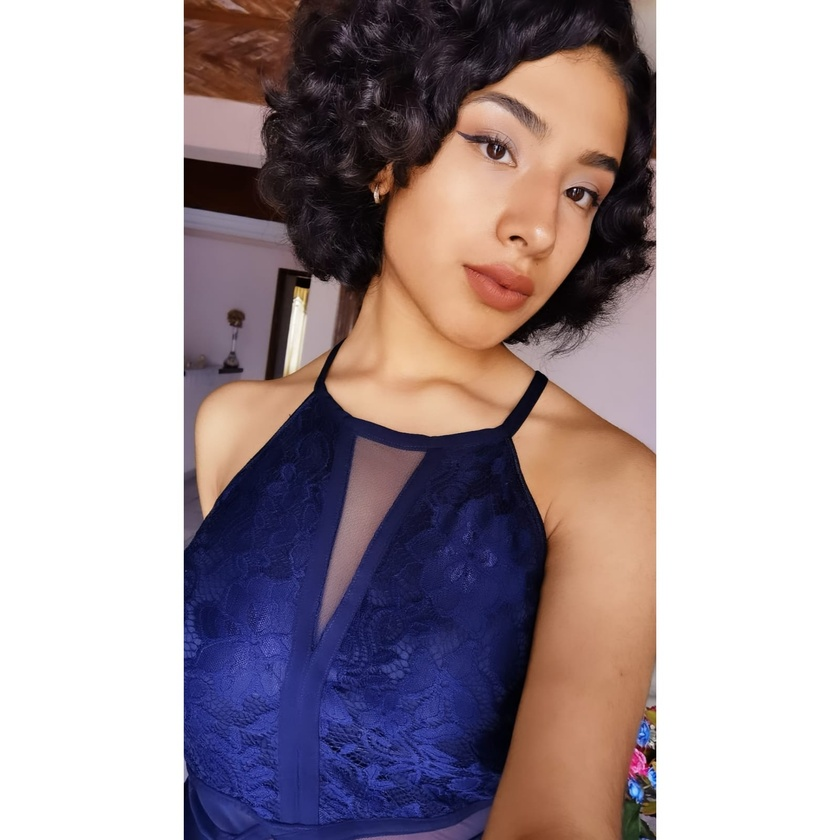
#> input picture Semestres/Aprendizaje Máquina/codigos/datasets/Blue1.jpeg, 840 x 840 px, shrunk from 1600 x 1600 before the run, found by its file name
$ jupyter execute --allow-errors OpenCV-mariposa.ipynb
#> lines starting #> are read from the running program, lines starting #| are printed output that depends on the picture; after the words box and inside, x2 and y2 are one past the last pixel; in counts of white or black regions, pixels touching at a corner belong together
[cell 1]
import matplotlib.pyplot as plt
import matplotlib.image as mpimg
from mpl_toolkits.mplot3d import Axes3D
import numpy as np
import cv2

[cell 2]
img = cv2.imread('../datasets/Blue1.jpeg')
#> img is the input picture: shape (840, 840, 3); mean B, G, R 162.1, 157.2, 169.7
img = cv2.cvtColor(img, cv2.COLOR_BGR2RGB) #convertir color [viene en cv]
plt.figure()
plt.imshow(img)
plt.show()

[cell 3]
img.shape #nos dice que es un arreglo tridimensional

[cell 4]
nrows, ncols, nch = img.shape #nch = canales (RGB)
hsv = cv2.cvtColor(img,cv2.COLOR_RGB2HSV)
#> hsv: shape (840, 840, 3); mean H, S, V 48.3, 68.1, 180.8

lower = np.array([90,50,50]) #Hue, saturation, value [https://upload.wikimedia.org/wikipedia/commons/thumb/4/4e/HSV_color_solid_cylinder.png/1200px-HSV_color_solid_cylinder.png]
upper = np.array([130,255,255])
mask_range = cv2.inRange(hsv,lower,upper) #detectamos máscara (los que sí son azules los pone de blanco (sí cumplen))
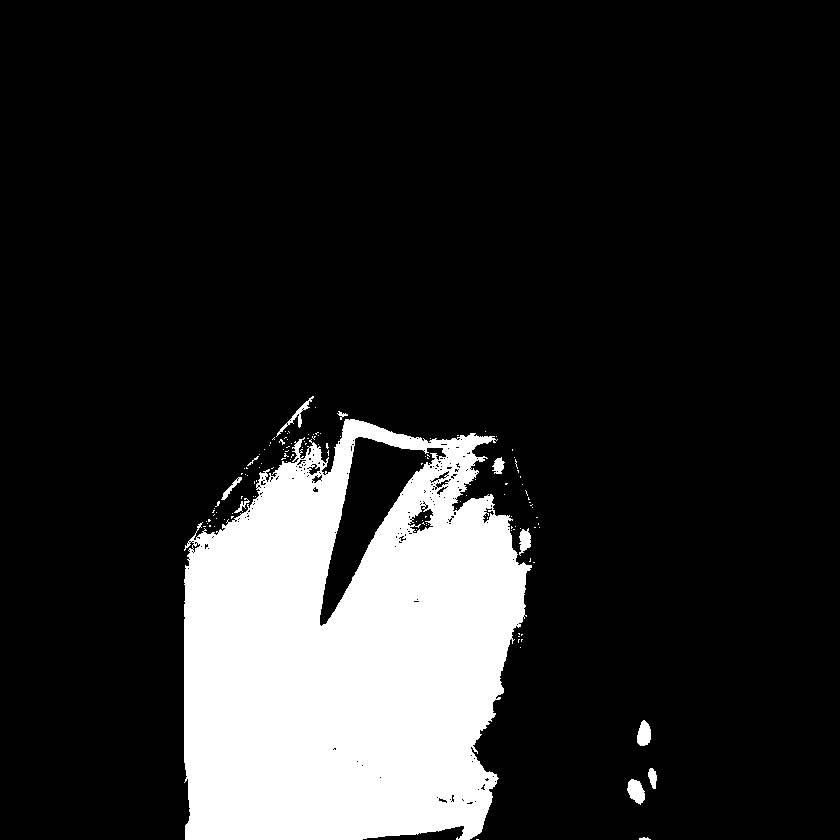
#> mask_range: shape (840, 840); 15.7% white; 128 white regions (116 under 20 px), largest, box (x1, y1, x2, y2) and area: (184, 419, 532, 840) 108987, (627, 779, 645, 805) 314, (637, 720, 651, 746) 276
img_mask = cv2.bitwise_and(img, img, mask=mask_range)
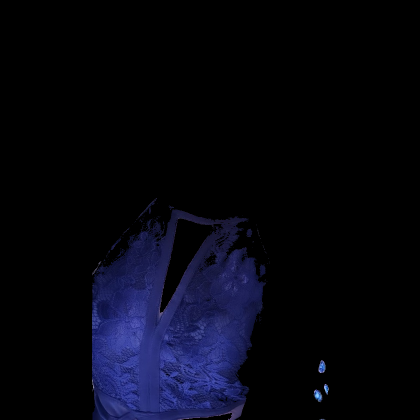
#> img_mask: shape (840, 840, 3) (shown at 1/2 size); mean R, G, B 5.5, 6.2, 15.9

print(mask_range.shape)
#| (840, 840)
print(np.unique(mask_range))
#| [  0 255]

plt.figure(figsize=(15,5))
plt.subplot(1,4,1)
plt.imshow(img)
plt.subplot(1,4,2)
plt.imshow(hsv) #espera rgb y recibe hsv, por eso se ve raro
plt.subplot(1,4,3)
plt.imshow(mask_range, cmap='gray') #mapa establecido en escala de grises
plt.subplot(1,4,4)
plt.imshow(img_mask) #muestra los que cumplen en mask_range a color
plt.show()
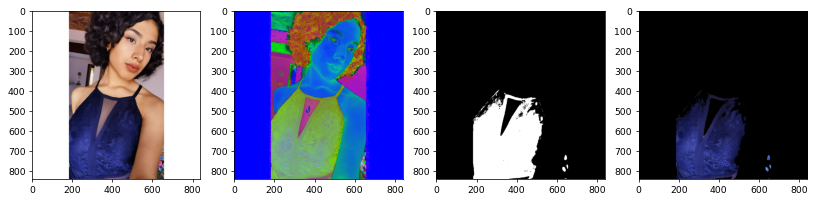
#> figure drawn by matplotlib, 4 panels

[cell 5]
gray = cv2.cvtColor(img, cv2.COLOR_RGB2GRAY)
img_gray = np.zeros_like(img)

#escala de grises de 1 canal a 3 canales
img_gray[:,:,0] = gray #mismos valores en la escala de grises
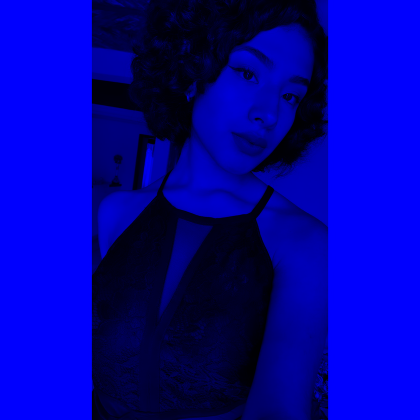
#> img_gray: shape (840, 840, 3) (shown at 1/2 size); mean of channels 0, 1, 2 161.5, 0, 0; drawn as B, G, R
img_gray[:,:,1] = gray
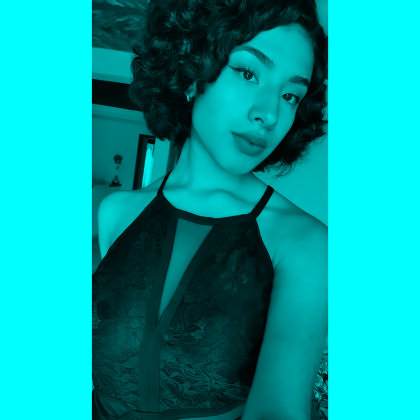
#> img_gray: shape (840, 840, 3) (shown at 1/2 size); mean of channels 0, 1, 2 161.5, 161.5, 0; drawn as B, G, R
img_gray[:,:,2] = gray

print('img -> img', img.shape)
#| img -> img (840, 840, 3)
print('gray -> colors', gray.shape) # sólo un canal 0=negro, 1=blanco
#| gray -> colors (840, 840)
print('img_gray ->shirtNew', img_gray.shape) #img_gray[X,Y,¿R o G o B?]  ¡3 CANALES!
#| img_gray ->shirtNew (840, 840, 3)
gray_mask = cv2.bitwise_and(img_gray,img_gray, mask= ~mask_range)
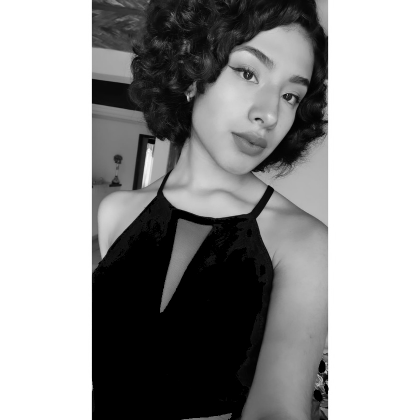
#> gray_mask: shape (840, 840, 3) (shown at 1/2 size); min 0, max 255, mean 154.4

plt.figure(figsize=(15,5))
plt.subplot(1,2,1)
plt.imshow(img_gray, cmap='gray')
plt.subplot(1,2,2)
plt.imshow(gray_mask)
plt.show()

[cell 6]
#SUMAR IMAGENES
img_final = img_mask + gray_mask
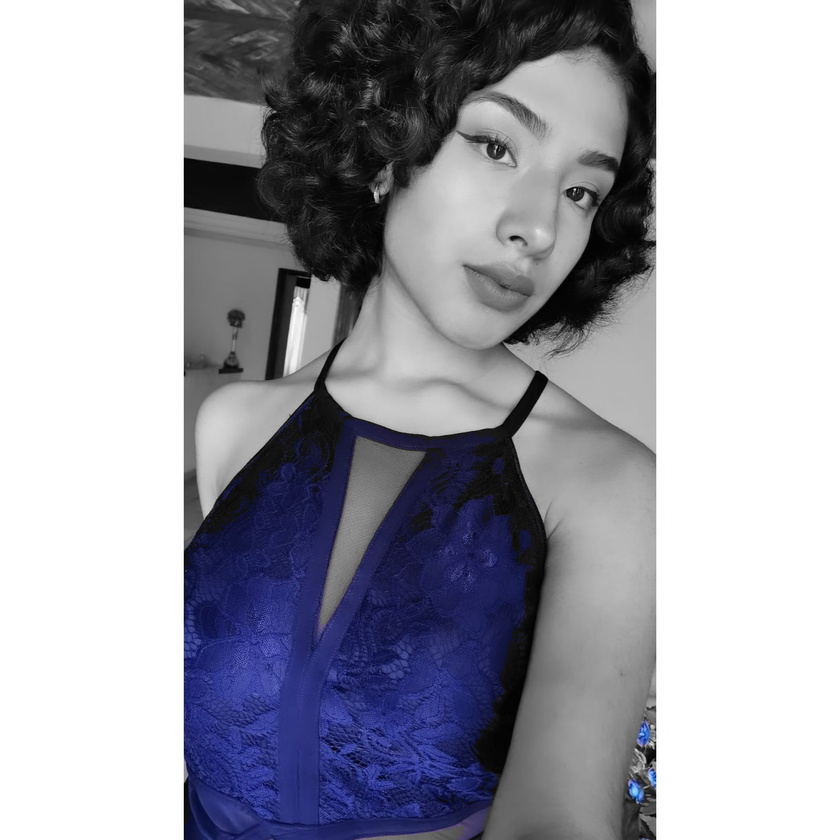
#> img_final: shape (840, 840, 3); mean R, G, B 159.9, 160.6, 170.3

plt.figure(figsize=(15,5))
plt.subplot(1,4,1)
plt.imshow(img)
plt.subplot(1,4,2)
plt.imshow(img_mask) #espera rgb y recibe hsv, por eso se ve raro
plt.subplot(1,4,3)
plt.imshow(gray_mask) #mapa establecido en escala de grises
plt.subplot(1,4,4)
plt.imshow(img_final) #muestra los que cumplen en mask_range a color
plt.show()

$ run again, with Semestres/Aprendizaje Máquina/codigos/datasets/Blue2.jpeg copied over Semestres/Aprendizaje Máquina/codigos/datasets/Blue1.jpeg
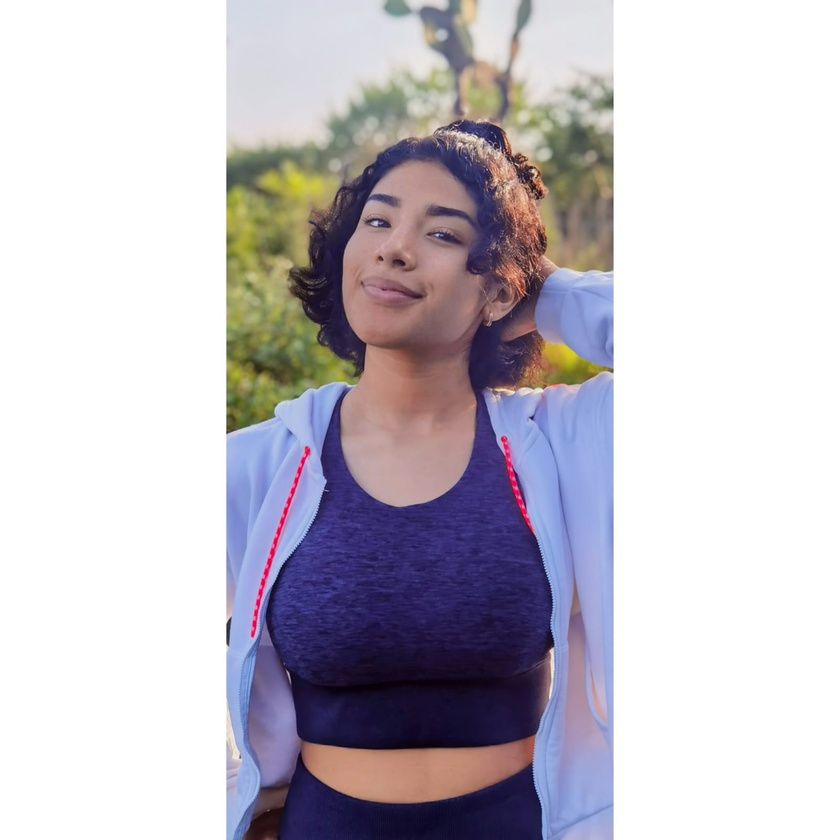
#> input picture Semestres/Aprendizaje Máquina/codigos/datasets/Blue2.jpeg, 840 x 840 px, shrunk from 1600 x 1600 before the run, found by its file name
#> img is the input picture: shape (840, 840, 3); mean B, G, R 199.3, 190.9, 195.4
#> hsv: shape (840, 840, 3); mean H, S, V 43.2, 43, 207.1
#> `mask_range = cv2.inRange(hsv,lower,upper)`:
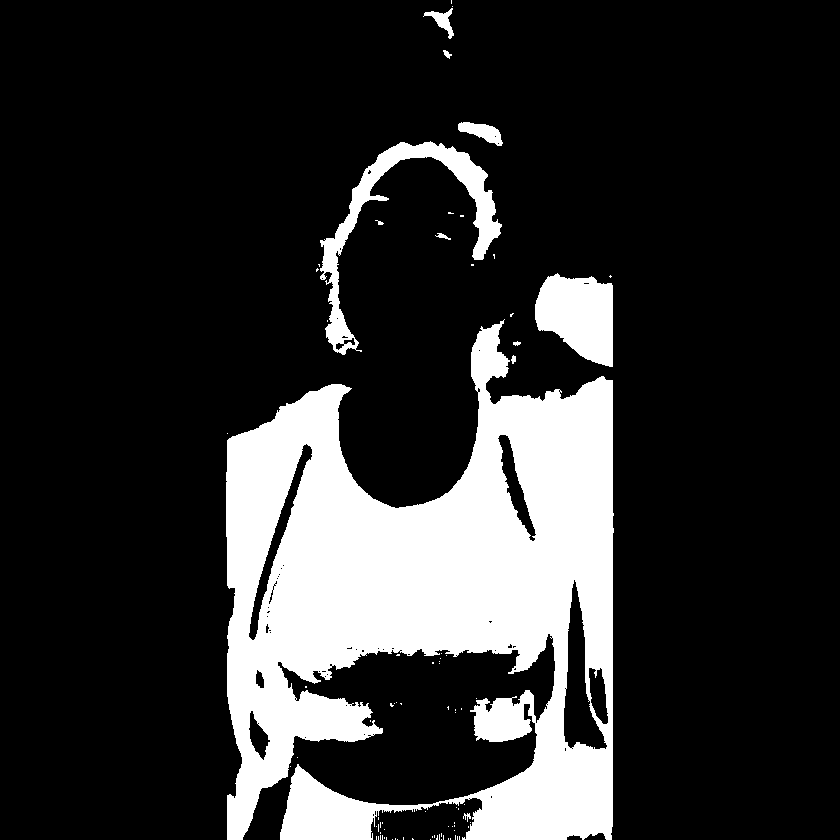
#> mask_range: shape (840, 840); 18.5% white; 85 white regions (74 under 20 px), largest, box (x1, y1, x2, y2) and area: (226, 319, 614, 840) 117598, (320, 141, 502, 355) 6382, (535, 273, 613, 367) 5279
#| (840, 840)
#| [  0 255]
#| img -> img (840, 840, 3)
#| gray -> colors (840, 840)
#| img_gray ->shirtNew (840, 840, 3)
#> `img_final = img_mask + gray_mask`:
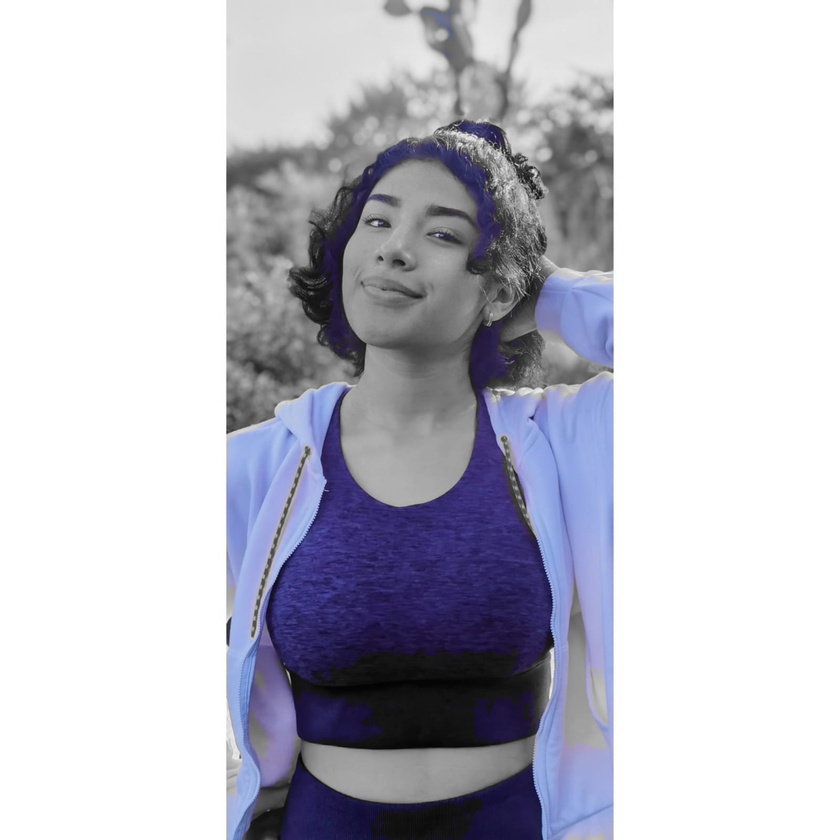
#> img_final: shape (840, 840, 3); mean R, G, B 191.9, 192.2, 202.2

$ run again, with Semestres/Aprendizaje Máquina/codigos/datasets/Blue3.jpeg copied over Semestres/Aprendizaje Máquina/codigos/datasets/Blue1.jpeg
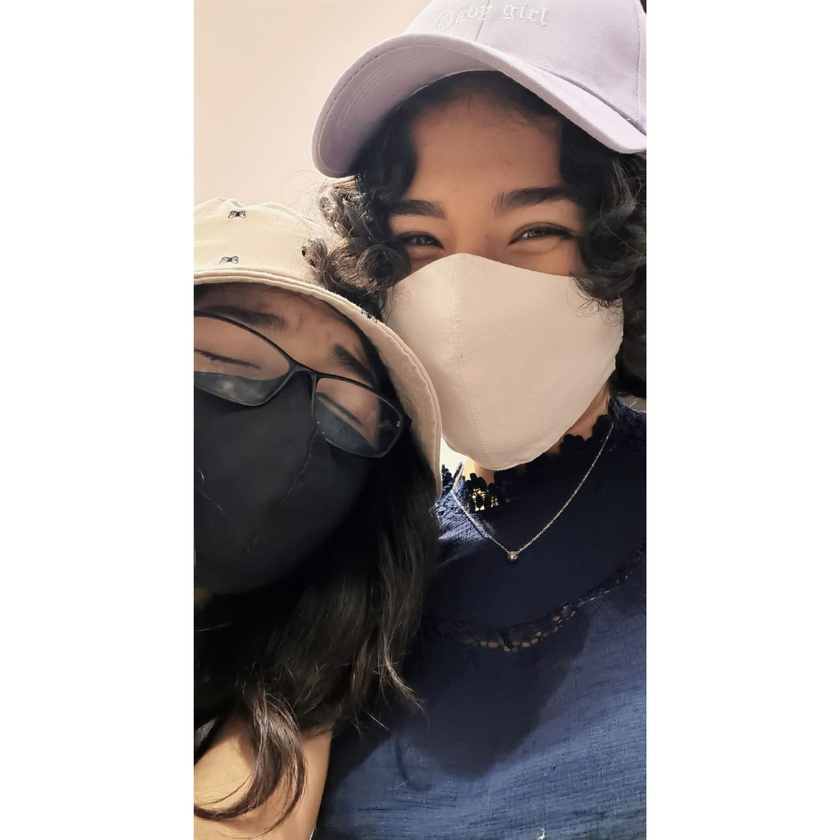
#> input picture Semestres/Aprendizaje Máquina/codigos/datasets/Blue3.jpeg, 840 x 840 px, shrunk from 1600 x 1600 before the run, found by its file name
#> img is the input picture: shape (840, 840, 3); mean B, G, R 168.4, 169.6, 175.4
#> hsv: shape (840, 840, 3); mean H, S, V 36.2, 33.6, 178.8
#> `mask_range = cv2.inRange(hsv,lower,upper)`:
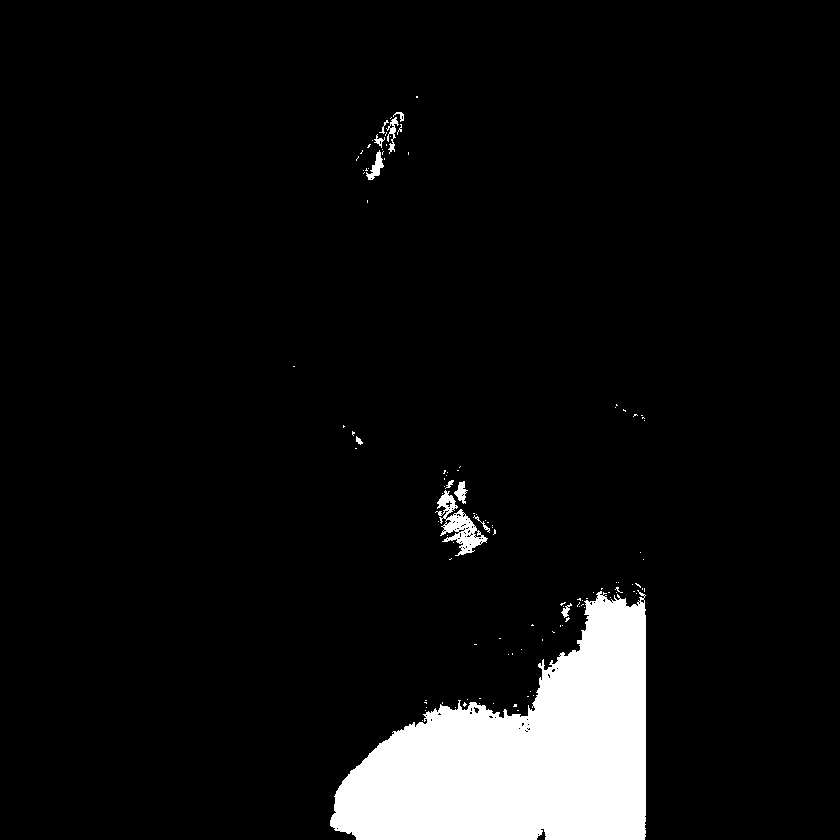
#> mask_range: shape (840, 840); 6.9% white; 114 white regions (102 under 20 px), largest, box (x1, y1, x2, y2) and area: (330, 590, 646, 840) 46049, (435, 490, 488, 556) 1229, (366, 150, 384, 180) 218
#| (840, 840)
#| [  0 255]
#| img -> img (840, 840, 3)
#| gray -> colors (840, 840)
#| img_gray ->shirtNew (840, 840, 3)
#> `img_final = img_mask + gray_mask`:
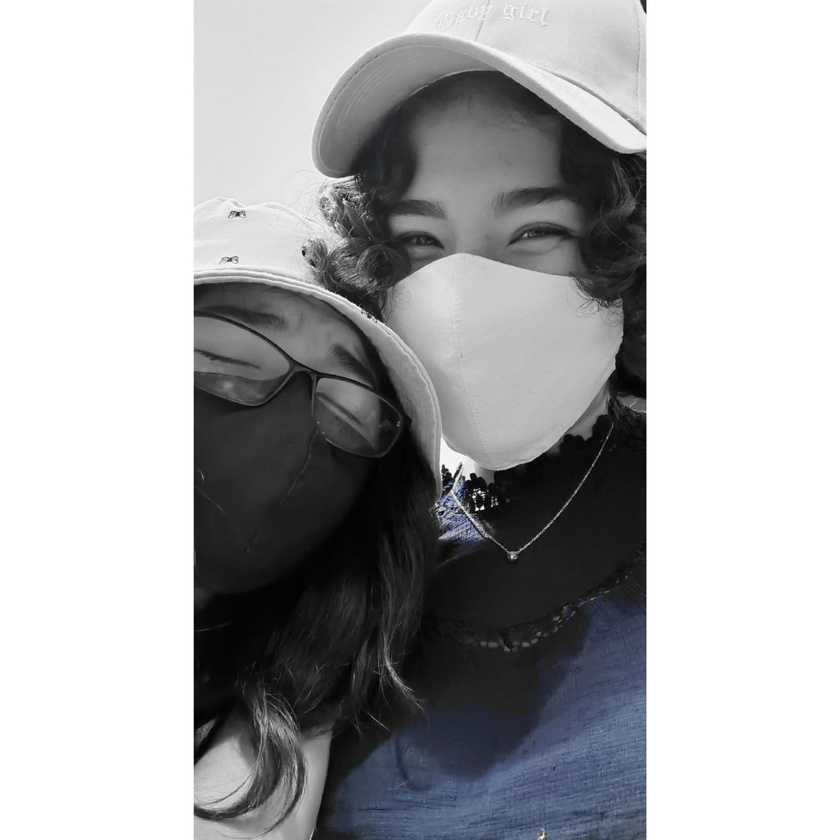
#> img_final: shape (840, 840, 3); mean R, G, B 170.5, 171.2, 172.8
